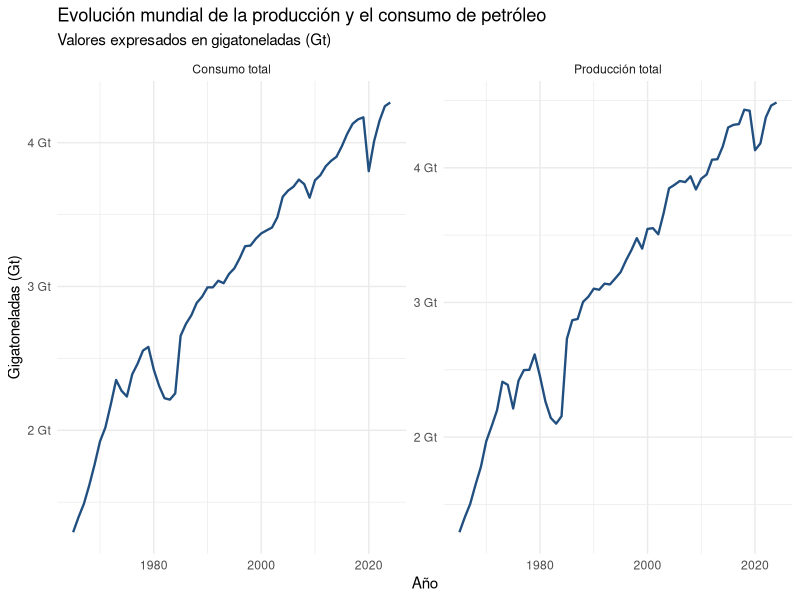
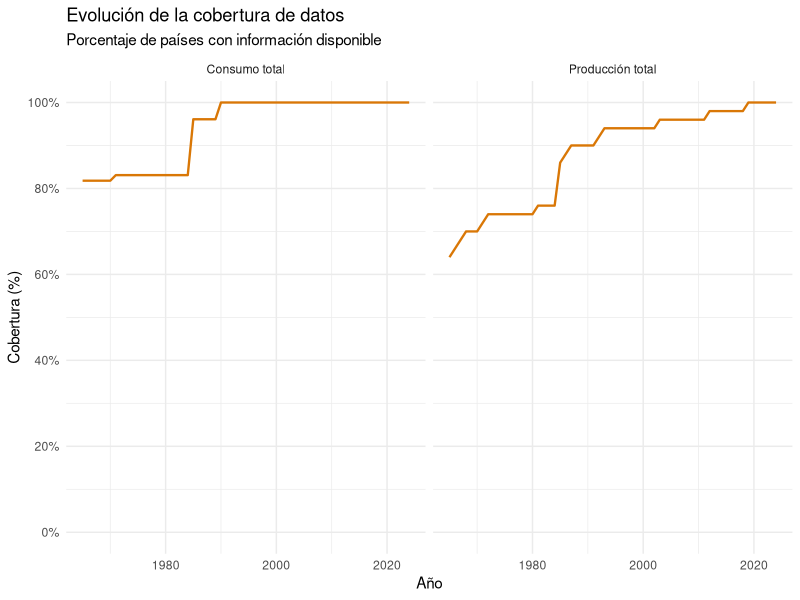
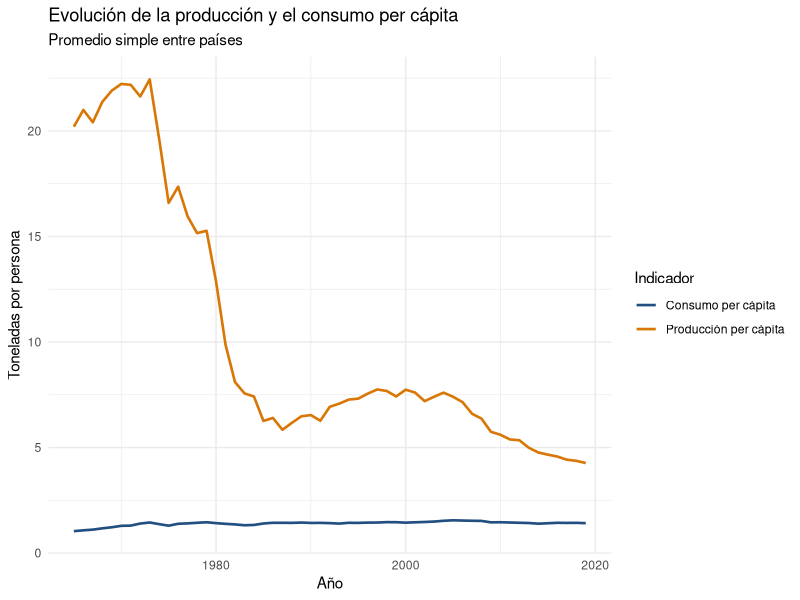
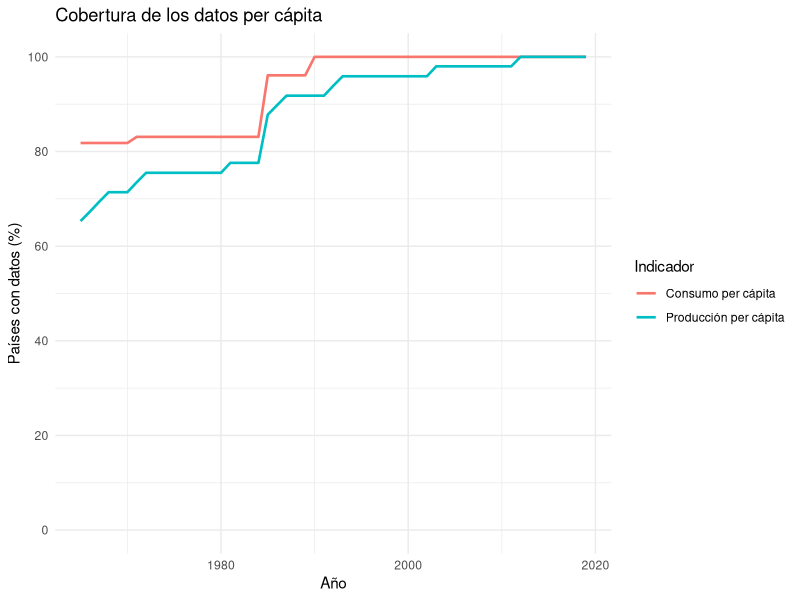
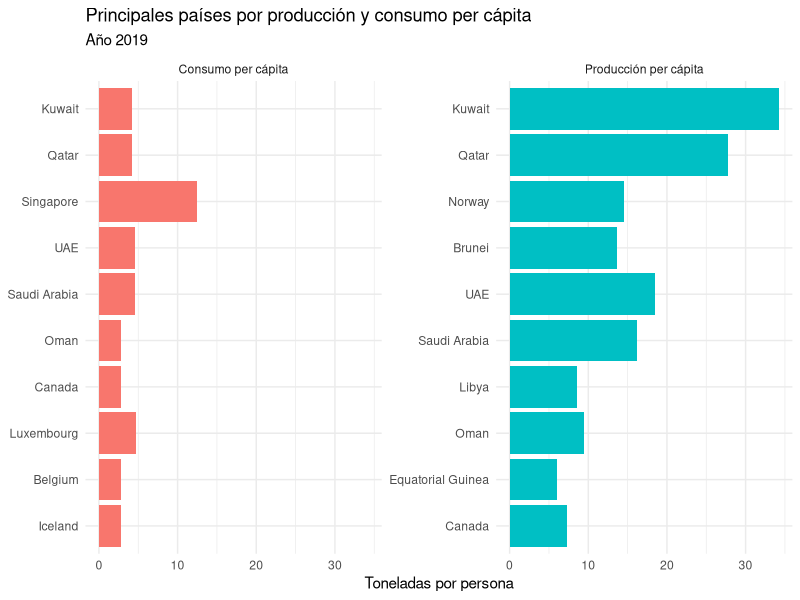
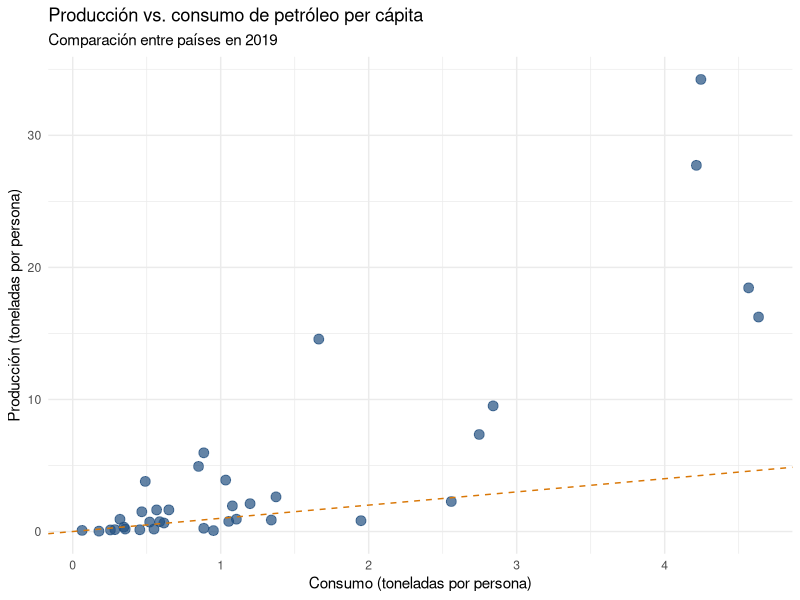
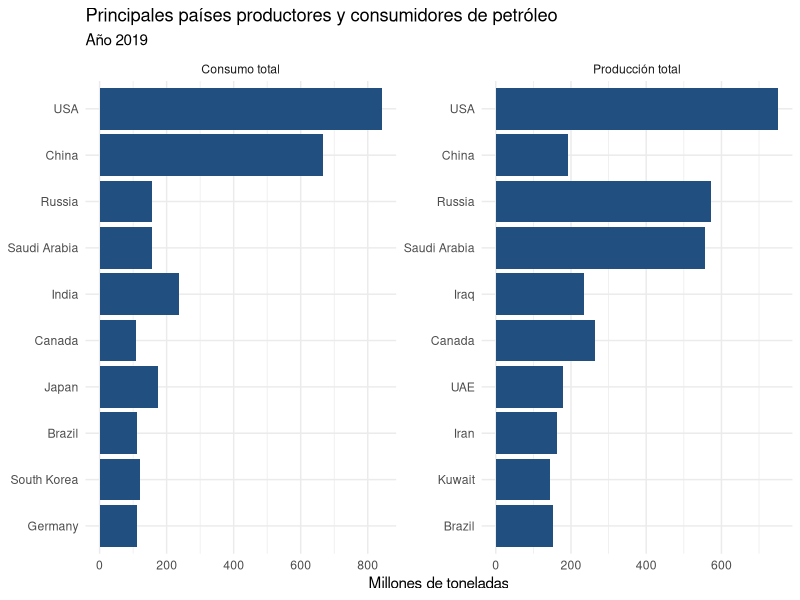
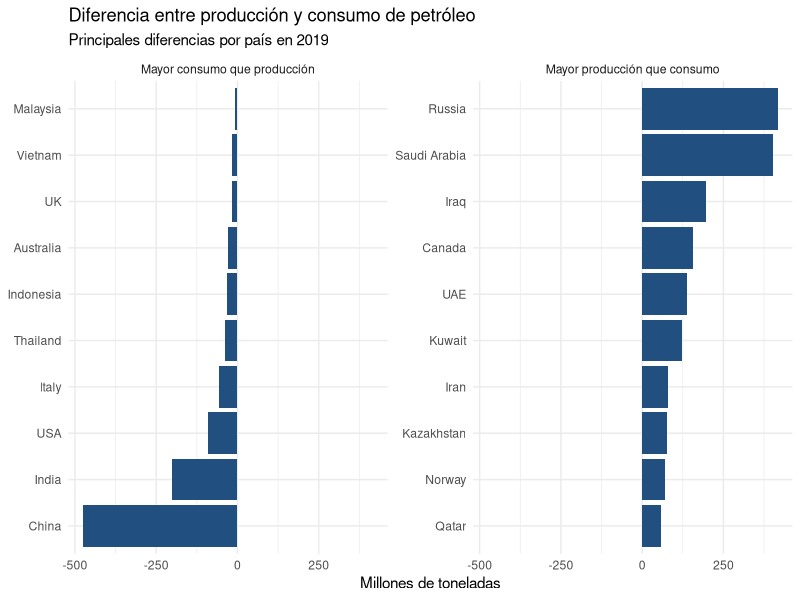

Generate these figures, in order, with R:
## ---- chunk 1
#| include: False
library(tidyverse)

oil_consumption_per_cap <- read_csv("oil_consumption_per_cap.csv")
oil_consumption_total <- read_csv("oil_consumption_total.csv")
oil_production_per_person <- read_csv("oil_production_per_person.csv")
oil_production_total <- read_csv("oil_production_total.csv")



## ---- chunk 2
#| echo: true


bases_oil <- list(
  "Consumo per cápita" = oil_consumption_per_cap,
  "Consumo total" = oil_consumption_total,
  "Producción per cápita" = oil_production_per_person,
  "Producción total" = oil_production_total
)


resumen_bases <- imap_dfr(bases_oil, function(df, indicador) {
  anios <- as.numeric(names(df)[-(1:2)])
  
  tibble(
    Indicador = indicador,
    Países = nrow(df),
    Columnas = ncol(df),
    `Año inicial` = min(anios),
    `Año final` = max(anios)
  )
})

knitr::kable(resumen_bases)
## ---- chunk 3
resumen_na <- imap_dfr(bases_oil, function(df, indicador) {
  total_na <- sum(is.na(df))
  total_valores <- nrow(df) * (ncol(df) - 2)
  
  tibble(
    Indicador = indicador,
    `Valores faltantes` = total_na,
    `Porcentaje faltante` = round(total_na / total_valores * 100, 2)
  )
})

knitr::kable(resumen_na)
## ---- chunk 4
resumen_paises <- imap_dfr(bases_oil, function(df, indicador) {
  incluidos <- nrow(df)
  no_incluidos <- 91 - incluidos
  
  tibble(
    Indicador = indicador,
    `Países incluidos` = incluidos,
    `Países no incluidos` = no_incluidos,
    `Países totales` = 91
  )
})

knitr::kable(resumen_paises)
## ---- chunk 5
consumption_per_cap_long <- oil_consumption_per_cap %>%
  pivot_longer(
    cols = -c(geo, name),
    names_to = "year",
    values_to = "consumption_per_cap"
  ) %>%
  mutate(year = as.integer(year))
## ---- chunk 6
consumption_total_long <- oil_consumption_total %>%
  pivot_longer(
    cols = -c(geo, name),
    names_to = "year",
    values_to = "consumption_total"
  ) %>%
  mutate(year = as.integer(year))

production_per_person_long <- oil_production_per_person %>%
  pivot_longer(
    cols = -c(geo, name),
    names_to = "year",
    values_to = "production_per_person"
  ) %>%
  mutate(year = as.integer(year))

production_total_long <- oil_production_total %>%
  pivot_longer(
    cols = -c(geo, name),
    names_to = "year",
    values_to = "production_total"
  ) %>%
  mutate(year = as.integer(year))
## ---- chunk 7
oil_long <- bind_rows(
  consumption_per_cap_long %>%
    rename(value = consumption_per_cap) %>%
    mutate(indicator = "Consumo per cápita"),
  
  consumption_total_long %>%
    rename(value = consumption_total) %>%
    mutate(indicator = "Consumo total"),
  
  production_per_person_long %>%
    rename(value = production_per_person) %>%
    mutate(indicator = "Producción per cápita"),
  
  production_total_long %>%
    rename(value = production_total) %>%
    mutate(indicator = "Producción total")
) %>%
  select(geo, name, year, indicator, value)
## ---- chunk 8
oil_long %>%
  summarise(
    Total_observaciones = n(),
    Valores_NA =
      
  sum(is.na(value)),
    Valores_disponibles = sum(!is.na(value)),
    Porcentaje_NA = round(mean(is.na(value)) * 100, 2)
  ) %>%
  knitr::kable()
## ---- chunk 9
oil_long %>%
  group_by(indicator) %>%
  summarise(
    Observaciones = n(),
    Valores_disponibles = sum(!is.na(value)),
    Valores_faltantes = sum(is.na(value)),
    .groups = "drop"
  ) %>%
  knitr::kable()

## ---- chunk 10
resumen_mundial <- oil_long %>%
  filter(indicator %in% c("Consumo total", "Producción total")) %>%
  group_by(indicator, year) %>%
  summarise(
    total_mundial = sum(value, na.rm = TRUE),
    paises_con_datos = sum(!is.na(value)),
    .groups = "drop"
  ) %>%
  mutate(
    total_Gt = total_mundial / 1e9,
    paises_totales = if_else(
      indicator == "Consumo total", 77L, 50L
    ),
    cobertura = round(paises_con_datos / paises_totales * 100, 1)
  )

ggplot(resumen_mundial, aes(x = year, y = total_Gt)) +
  geom_line(linewidth = 0.8, color = "#214F80") +
  facet_wrap(~indicator, scales = "free_y") +
  labs(
    title = "Evolución mundial de la producción y el consumo de petróleo",
    subtitle = "Valores expresados en gigatoneladas (Gt)",
    x = "Año",
    y = "Gigatoneladas (Gt)"
  ) +
  scale_y_continuous(
    labels = function(x) paste0(x, " Gt")
  ) +
  theme_minimal()
## ---- chunk 11
ggplot(resumen_mundial, aes(x = year, y = cobertura)) +
  geom_line(linewidth = 0.8, color = "#D97706") +
  facet_wrap(~indicator) +
  labs(
    title = "Evolución de la cobertura de datos",
    subtitle = "Porcentaje de países con información disponible",
    x = "Año",
    y = "Cobertura (%)"
  ) +
  scale_y_continuous(
    limits = c(0, 100),
    breaks = seq(0, 100, 20),
    labels = function(x) paste0(x, "%")
  ) +
  theme_minimal()
## ---- chunk 12
resumen_mundial %>%
  filter(year %in% c(1965, 1970, 1980, 1990, 2000, 2010, 2019, 2024)) %>%
  select(indicator, year, paises_con_datos, cobertura) %>%
  arrange(indicator, year) %>%
  knitr::kable()
## ---- chunk 13
resumen_per_capita <- oil_long %>%
  filter(indicator %in% c(
    "Consumo per cápita",
    "Producción per cápita"
  )) %>%
  group_by(indicator, year) %>%
  summarise(
    promedio = mean(value, na.rm = TRUE),
    paises_con_datos = sum(!is.na(value)),
    paises_totales = n_distinct(geo),
    cobertura = round(
      paises_con_datos / paises_totales * 100, 1
    ),
    .groups = "drop"
  )

ggplot(
  resumen_per_capita,
  aes(x = year, y = promedio, color = indicator)
) +
  geom_line(linewidth = 0.9) +
  labs(
    title = "Evolución de la producción y el consumo per cápita",
    subtitle = "Promedio simple entre países",
    x = "Año",
    y = "Toneladas por persona",
    color = "Indicador"
  ) +
  scale_color_manual(
    values = c(
      "Consumo per cápita" = "#214F80",
      "Producción per cápita" = "#D97706"
    )
  ) +
  theme_minimal()
## ---- chunk 14
ggplot(
  resumen_per_capita,
  aes(x = year, y = cobertura, color = indicator)
) +
  geom_line(linewidth = 0.9) +
  labs(
    title = "Cobertura de los datos per cápita",
    x = "Año",
    y = "Países con datos (%)",
    color = "Indicador"
  ) +
  scale_y_continuous(
    limits = c(0, 100),
    breaks = seq(0, 100, 20)
  ) +
  theme_minimal()
## ---- chunk 15
resumen_per_capita %>%
  filter(year %in% c(1965, 1970, 1980, 1990, 2000, 2010, 2019)) %>%
  select(
    indicator,
    year,
    promedio,
    paises_con_datos,
    cobertura
  ) %>%
  knitr::kable(digits = 2)
## ---- chunk 16
ranking_per_capita <- oil_long %>%
  filter(
    year == 2019,
    indicator %in% c(
      "Consumo per cápita",
      "Producción per cápita"
    ),
    !is.na(value)
  ) %>%
  group_by(indicator) %>%
  slice_max(
    order_by = value,
    n = 10,
    with_ties = FALSE
  ) %>%
  arrange(indicator, desc(value)) %>%
  ungroup()

ranking_per_capita %>%
  select(indicator, name, value) %>%
  group_by(indicator) %>%
  mutate(Ranking = row_number()) %>%
  ungroup() %>%
  select(indicator, Ranking, name, value) %>%
  knitr::kable(digits = 2)
## ---- chunk 17
ggplot(
  ranking_per_capita,
  aes(
    x = reorder(name, value),
    y = value,
    fill = indicator
  )
) +
  geom_col(show.legend = FALSE) +
  coord_flip() +
  facet_wrap(~indicator, scales = "free_y") +
  labs(
    title = "Principales países por producción y consumo per cápita",
    subtitle = "Año 2019",
    x = NULL,
    y = "Toneladas por persona"
  ) +
  theme_minimal()
## ---- chunk 18
comparacion_paises <- oil_long %>%
  filter(
    year == 2019,
    indicator %in% c(
      "Consumo per cápita",
      "Producción per cápita"
    )
  ) %>%
  select(geo, name, indicator, value) %>%
  pivot_wider(
    names_from = indicator,
    values_from = value
  ) %>%
  drop_na()

comparacion_paises <- comparacion_paises %>%
  rename(
    consumo = `Consumo per cápita`,
    produccion = `Producción per cápita`
  )

ggplot(
  comparacion_paises,
  aes(x = consumo, y = produccion)
) +
  geom_point(
    size = 3,
    alpha = 0.7,
    color = "#214F80"
  ) +
  geom_abline(
    intercept = 0,
    slope = 1,
    linetype = "dashed",
    color = "#D97706"
  ) +
  labs(
    title = "Producción vs. consumo de petróleo per cápita",
    subtitle = "Comparación entre países en 2019",
    x = "Consumo (toneladas por persona)",
    y = "Producción (toneladas por persona)"
  ) +
  theme_minimal()
## ---- chunk 19
ranking_total <- oil_long %>%
  filter(
    year == 2019,
    indicator %in% c("Consumo total", "Producción total"),
    !is.na(value)
  ) %>%
  group_by(indicator) %>%
  slice_max(order_by = value, n = 10, with_ties = FALSE) %>%
  ungroup() %>%
  mutate(
    value_millones = value / 1e6,
    name = reorder(name, value)
  )

ggplot(ranking_total, aes(x = name, y = value_millones)) +
  geom_col(fill = "#214F80") +
  coord_flip() +
  facet_wrap(~indicator, scales = "free") +
  labs(
    title = "Principales países productores y consumidores de petróleo",
    subtitle = "Año 2019",
    x = NULL,
    y = "Millones de toneladas"
  ) +
  theme_minimal()
## ---- chunk 20

diferencias_paises <- oil_long %>%
  filter(
    year == 2019,
    indicator %in% c("Producción total", "Consumo total")
  ) %>%
  select(geo, name, indicator, value) %>%
  pivot_wider(
    names_from = indicator,
    values_from = value
  ) %>%
  drop_na() %>%
  mutate(
    diferencia = `Producción total` - `Consumo total`,
    diferencia_millones = diferencia / 1e6
  )

# Seleccionamos los 10 valores más altos y más bajos
ranking_diferencias <- bind_rows(
  diferencias_paises %>%
    slice_max(diferencia, n = 10) %>%
    mutate(grupo = "Mayor producción que consumo"),
  
  diferencias_paises %>%
    slice_min(diferencia, n = 10) %>%
    mutate(grupo = "Mayor consumo que producción")
)

ggplot(
  ranking_diferencias,
  aes(x = reorder(name, diferencia), y = diferencia_millones)
) +
  geom_col(fill = "#214F80") +
  coord_flip() +
  facet_wrap(~grupo, scales = "free_y") +
  labs(
    title = "Diferencia entre producción y consumo de petróleo",
    subtitle = "Principales diferencias por país en 2019",
    x = NULL,
    y = "Millones de toneladas"
  ) +
  theme_minimal()
## ---- chunk 21
top_productores <- oil_long %>%
  filter(
    year == 2019,
    indicator == "Producción total",
    !is.na(value)
  ) %>%
  slice_max(value, n = 5, with_ties = FALSE) %>%
  pull(geo)

participacion_productores <- oil_long %>%
  filter(
    indicator == "Producción total",
    year >= 1990,
    year <= 2019
  ) %>%
  group_by(year) %>%
  mutate(
    produccion_mundial = sum(value, na.rm = TRUE),
    participacion = value / produccion_mundial * 100
  ) %>%
  ungroup() %>%
  filter(geo %in% top_productores)

ggplot(
  participacion_productores,
  aes(x = year, y = participacion, color = name)
) +
  geom_line(linewidth = 0.9) +
  labs(
    title = "Participación de los principales productores de petróleo",
    subtitle = "Porcentaje de la producción total registrada, 1990-2019",
    x = "Año",
    y = "Participación (%)",
    color = "País"
  ) +
  theme_minimal()
## ---- chunk 22
top_consumidores <- oil_long %>%
  filter(
    year == 2019,
    indicator == "Consumo total",
    !is.na(value)
  ) %>%
  slice_max(value, n = 5, with_ties = FALSE) %>%
  pull(geo)

participacion_consumidores <- oil_long %>%
  filter(
    indicator == "Consumo total",
    year >= 1990,
    year <= 2019
  ) %>%
  group_by(year) %>%
  mutate(
    consumo_mundial = sum(value, na.rm = TRUE),
    participacion = value / consumo_mundial * 100
  ) %>%
  ungroup() %>%
  filter(geo %in% top_consumidores)

ggplot(
  participacion_consumidores,
  aes(x = year, y = participacion, color = name)
) +
  geom_line(linewidth = 0.9) +
  labs(
    title = "Participación de los principales consumidores de petróleo",
    subtitle = "Porcentaje del consumo total registrado, 1990-2019",
    x = "Año",
    y = "Participación (%)",
    color = "País"
  ) +
  theme_minimal()
